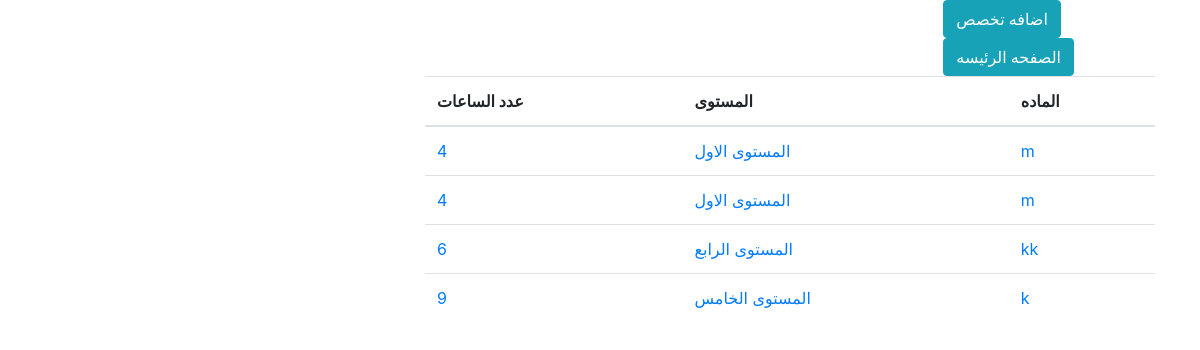
/page/admin/subject.php?id_col=4, run on the app's committed database.
### tables this page shows
CREATE TABLE `subject` (
  `id_sub` int(11) NOT NULL,
  `id_maj` int(11) NOT NULL,
  `id_trm` int(11) NOT NULL,
  `hours` int(11) NOT NULL,
  `sub_name` varchar(300) NOT NULL,
  `create_at` timestamp NOT NULL DEFAULT CURRENT_TIMESTAMP ON UPDATE CURRENT_TIMESTAMP,
  `update_at` timestamp NOT NULL DEFAULT '0000-00-00 00:00:00'
);

CREATE TABLE `term` (
  `id_trm` int(11) NOT NULL,
  `name_ter` varchar(200) NOT NULL,
  `create_at` timestamp NOT NULL DEFAULT CURRENT_TIMESTAMP ON UPDATE CURRENT_TIMESTAMP,
  `update_at` timestamp NOT NULL DEFAULT '0000-00-00 00:00:00'
);

### page/connect/cont.php (called while the page is built, shortened)
<?php
class DB{
    public function __construct($user,$pass,$dbname){
     $this->db=new PDO("mysql:host=localhost;dbname=".$dbname."",$user,$pass,array(PDO::MYSQL_ATTR_INIT_COMMAND => "SET NAMES utf8"));
    }
}

### page/connect/func.php (called while the page is built, shortened)
<?php
require "cont.php";
class opreter extends DB{
    private $pdo;
    public function __construct(){
     $this->pdo=$this->db;
    }
    public function getSubject($id){
        $sql=$this->pdo->prepare("SELECT * FROM subject LEFT JOIN term ON subject.id_trm=term.id_trm WHERE subject.id_maj=?");
        $sql->execute(array($id));
        return $sql;
    }
}

### page/admin/subject.php (the view, shortened to what this page needs)
<?php
require "../connect/func.php";
$id_mjr="";
$db=new opreter();
if (isset($_GET['id_col'])) {
	$id_mjr=$_GET['id_col'];
}
?>
<!DOCTYPE html>
<html dir="rtl">
<head>
	<link rel="stylesheet" type="text/css" href="../../css/bootstrap.css">
	<link rel="stylesheet" href="https://cdn.rtlcss.com/bootstrap/v4.2.1/css/bootstrap.min.css">
	<link rel="stylesheet" type="text/css" id="style" href="../../css/style.css">
	<link rel="stylesheet" href="https://use.fontawesome.com/releases/v5.7.2/css/all.css">
</head>
<body>
<header>
	<div class="col-8 offset-2">
		<div class="col-4">
			<a href="#" class="btn btn-info " data-toggle="modal" data-target="#exampleModal" data-whatever="@fat">اضافه تخصص </a>
			<a href="index.php" class="btn btn-info ">الصفحه الرئيسه </a>
		</div>
	</div>
</header>
<section>
	<div class="container">
		<div class="row">
			<div class="col-8 offset-2">
				<table class="table">
					<thead>
						<tr>
						<th> الماده</th>
						<th>المستوى</th>
						<th>عدد الساعات </th>
					</tr>
					</thead>
					<tbody>
						<?php
                          $sql=$db->getSubject($id_mjr);
                          foreach ($sql as $key ) {
                          	echo'
                          	<tr>
                          	<td><a href="">'.$key['sub_name'].'</a></td>
                          	<td><a href="">'.$key['name_ter'].'</a></td>
                          	<td><a href="">'.$key['hours'].'</a></td>
                          	</tr>
                          	';
                          }
						?>
					</tbody>
				</table>
			</div>
		</div>
	</div>
</section>
</body>
</html>

### css/style.css (style rules this page uses)
.btn-info { font-family: 'Noto Sans','Cairo', sans-serif; transition: 1s all; }

### data on the page
subject: sub_name "m", id_trm.name_ter "المستوى الاول", hours "4"
subject: sub_name "m", id_trm.name_ter "المستوى الاول", hours "4"
subject: sub_name "kk", id_trm.name_ter "المستوى الرابع", hours "6"
subject: sub_name "k", id_trm.name_ter "المستوى الخامس", hours "9"
